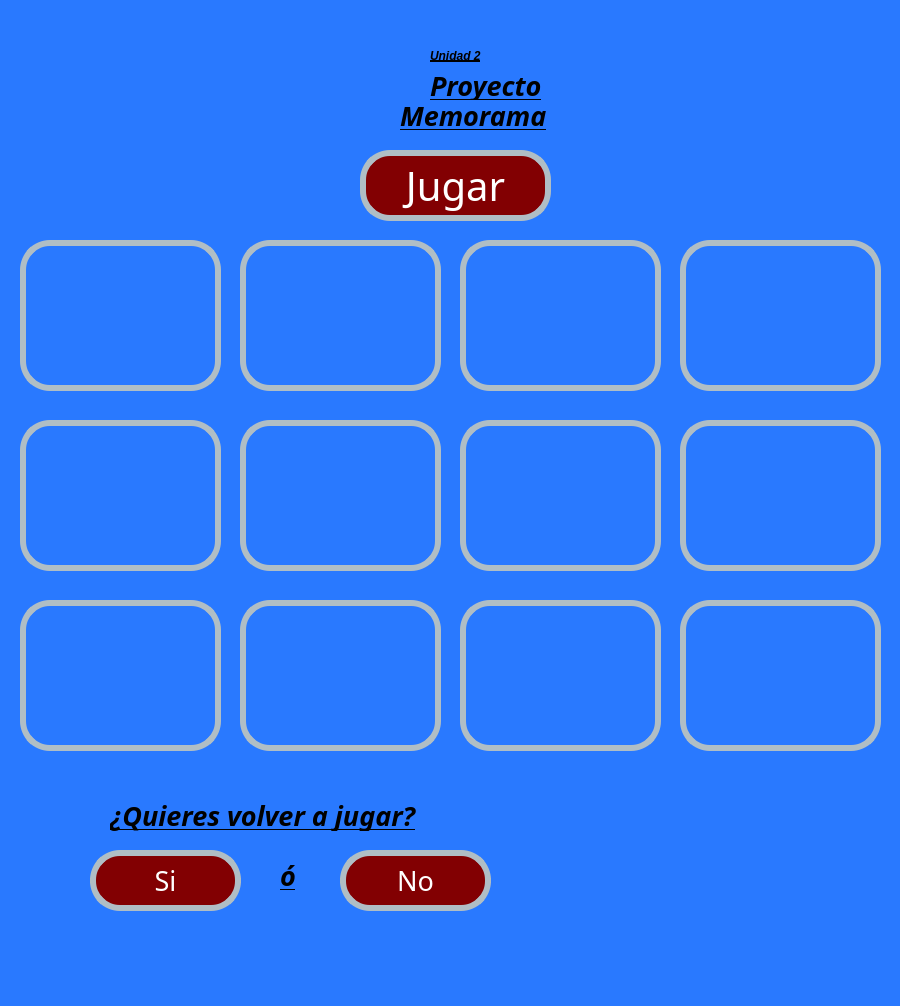
<?xml version="1.0" encoding="UTF-8"?>
<ui version="4.0">
 <class>MainWindow</class>
 <widget class="QMainWindow" name="MainWindow">
  <property name="geometry">
   <rect>
    <x>0</x>
    <y>0</y>
    <width>900</width>
    <height>1006</height>
   </rect>
  </property>
  <property name="font">
   <font>
    <pointsize>1</pointsize>
   </font>
  </property>
  <property name="windowTitle">
   <string>MainWindow</string>
  </property>
  <property name="styleSheet">
   <string notr="true">background-color: #2979FF</string>
  </property>
  <widget class="QWidget" name="centralwidget">
   <widget class="QLabel" name="lbl_imagenUat">
    <property name="geometry">
     <rect>
      <x>20</x>
      <y>0</y>
      <width>331</width>
      <height>121</height>
     </rect>
    </property>
    <property name="styleSheet">
     <string notr="true"/>
    </property>
    <property name="text">
     <string/>
    </property>
    <property name="pixmap">
     <pixmap resource="../../Archivos/Recursos.qrc">:/Logos/Archivos/log_uat_nuevo.png</pixmap>
    </property>
    <property name="scaledContents">
     <bool>true</bool>
    </property>
   </widget>
   <widget class="QLabel" name="lbl_imagenFi">
    <property name="geometry">
     <rect>
      <x>670</x>
      <y>10</y>
      <width>211</width>
      <height>141</height>
     </rect>
    </property>
    <property name="styleSheet">
     <string notr="true"/>
    </property>
    <property name="text">
     <string/>
    </property>
    <property name="pixmap">
     <pixmap resource="../../Archivos/Recursos.qrc">:/Logos/Archivos/FIT_logo_vertical.png</pixmap>
    </property>
    <property name="scaledContents">
     <bool>true</bool>
    </property>
   </widget>
   <widget class="QLabel" name="lbl_proyecto">
    <property name="geometry">
     <rect>
      <x>430</x>
      <y>70</y>
      <width>171</width>
      <height>31</height>
     </rect>
    </property>
    <property name="font">
     <font>
      <family>Forte</family>
      <pointsize>20</pointsize>
      <weight>75</weight>
      <italic>true</italic>
      <bold>true</bold>
      <underline>true</underline>
     </font>
    </property>
    <property name="styleSheet">
     <string notr="true">text-decoration: underline;
font: 20pt &quot;Forte&quot;;
color:rgb(0, 0, 0);
border-radius: 10px;
font-weight: bold;
font-style: italic;</string>
    </property>
    <property name="text">
     <string>Proyecto</string>
    </property>
   </widget>
   <widget class="QLabel" name="lbl_Unidad2">
    <property name="geometry">
     <rect>
      <x>430</x>
      <y>40</y>
      <width>161</width>
      <height>31</height>
     </rect>
    </property>
    <property name="styleSheet">
     <string notr="true">text-decoration: underline;
font: 20pt &quot;Forte&quot;;
color:rgb(0, 0, 0);
border-radius: 10px;
font-weight: bold;
font-style: italic;</string>
    </property>
    <property name="text">
     <string>Unidad 2</string>
    </property>
   </widget>
   <widget class="QPushButton" name="btn_Jugar">
    <property name="geometry">
     <rect>
      <x>360</x>
      <y>150</y>
      <width>191</width>
      <height>71</height>
     </rect>
    </property>
    <property name="font">
     <font>
      <family>Forte</family>
      <pointsize>30</pointsize>
      <weight>50</weight>
      <italic>false</italic>
      <bold>false</bold>
     </font>
    </property>
    <property name="styleSheet">
     <string notr="true">font: 30pt &quot;Forte&quot;;
background-color: rgb(130, 0, 2);
color: rgb(255, 255, 255);
border-radius:30px;
border:6px solid #B0BEC5;</string>
    </property>
    <property name="text">
     <string>Jugar</string>
    </property>
   </widget>
   <widget class="QLabel" name="lbl_imagenGatos">
    <property name="geometry">
     <rect>
      <x>570</x>
      <y>770</y>
      <width>311</width>
      <height>171</height>
     </rect>
    </property>
    <property name="styleSheet">
     <string notr="true"/>
    </property>
    <property name="text">
     <string/>
    </property>
    <property name="pixmap">
     <pixmap resource="../../Archivos/Recursos.qrc">:/Logos/Archivos/export202502092301563482.png</pixmap>
    </property>
    <property name="scaledContents">
     <bool>true</bool>
    </property>
   </widget>
   <widget class="QPushButton" name="btn_Si">
    <property name="geometry">
     <rect>
      <x>90</x>
      <y>850</y>
      <width>151</width>
      <height>61</height>
     </rect>
    </property>
    <property name="font">
     <font>
      <family>Forte</family>
      <pointsize>20</pointsize>
      <weight>50</weight>
      <italic>false</italic>
      <bold>false</bold>
     </font>
    </property>
    <property name="styleSheet">
     <string notr="true">font: 20pt &quot;Forte&quot;;
background-color: rgb(130, 0, 2);
color: rgb(255, 255, 255);
border-radius:30px;
border:6px solid #B0BEC5;</string>
    </property>
    <property name="text">
     <string>Si</string>
    </property>
   </widget>
   <widget class="QPushButton" name="btn_No">
    <property name="geometry">
     <rect>
      <x>340</x>
      <y>850</y>
      <width>151</width>
      <height>61</height>
     </rect>
    </property>
    <property name="font">
     <font>
      <family>Forte</family>
      <pointsize>20</pointsize>
      <weight>50</weight>
      <italic>false</italic>
      <bold>false</bold>
     </font>
    </property>
    <property name="styleSheet">
     <string notr="true">font: 20pt &quot;Forte&quot;;
background-color: rgb(130, 0, 2);
color: rgb(255, 255, 255);
border-radius:30px;
border:6px solid #B0BEC5;</string>
    </property>
    <property name="text">
     <string>No</string>
    </property>
   </widget>
   <widget class="QToolButton" name="toolbtn_1">
    <property name="geometry">
     <rect>
      <x>20</x>
      <y>240</y>
      <width>201</width>
      <height>151</height>
     </rect>
    </property>
    <property name="styleSheet">
     <string notr="true">image: url(:/Ejercicios/EquisG_1.png);
color: rgb(255, 255, 255);
border-radius:30px;

border-radius:30px;
border:6px solid #B0BEC5;</string>
    </property>
    <property name="text">
     <string/>
    </property>
   </widget>
   <widget class="QToolButton" name="toolbtn_5">
    <property name="geometry">
     <rect>
      <x>20</x>
      <y>420</y>
      <width>201</width>
      <height>151</height>
     </rect>
    </property>
    <property name="styleSheet">
     <string notr="true">image: url(:/Ejercicios/EquisG_1.png);
color: rgb(255, 255, 255);
border-radius:30px;

border-radius:30px;
border:6px solid #B0BEC5;</string>
    </property>
    <property name="text">
     <string/>
    </property>
   </widget>
   <widget class="QToolButton" name="toolbtn_9">
    <property name="geometry">
     <rect>
      <x>20</x>
      <y>600</y>
      <width>201</width>
      <height>151</height>
     </rect>
    </property>
    <property name="styleSheet">
     <string notr="true">image: url(:/Ejercicios/EquisG_1.png);
color: rgb(255, 255, 255);
border-radius:30px;

border-radius:30px;
border:6px solid #B0BEC5;</string>
    </property>
    <property name="text">
     <string/>
    </property>
   </widget>
   <widget class="QToolButton" name="toolbtn_6">
    <property name="geometry">
     <rect>
      <x>240</x>
      <y>420</y>
      <width>201</width>
      <height>151</height>
     </rect>
    </property>
    <property name="styleSheet">
     <string notr="true">image: url(:/Ejercicios/EquisG_1.png);
color: rgb(255, 255, 255);
border-radius:30px;

border-radius:30px;
border:6px solid #B0BEC5;</string>
    </property>
    <property name="text">
     <string/>
    </property>
   </widget>
   <widget class="QToolButton" name="toolbtn_10">
    <property name="geometry">
     <rect>
      <x>240</x>
      <y>600</y>
      <width>201</width>
      <height>151</height>
     </rect>
    </property>
    <property name="styleSheet">
     <string notr="true">image: url(:/Ejercicios/EquisG_1.png);
color: rgb(255, 255, 255);
border-radius:30px;

border-radius:30px;
border:6px solid #B0BEC5;</string>
    </property>
    <property name="text">
     <string/>
    </property>
   </widget>
   <widget class="QToolButton" name="toolbtn_2">
    <property name="geometry">
     <rect>
      <x>240</x>
      <y>240</y>
      <width>201</width>
      <height>151</height>
     </rect>
    </property>
    <property name="styleSheet">
     <string notr="true">image: url(:/Ejercicios/EquisG_1.png);
color: rgb(255, 255, 255);
border-radius:30px;

border-radius:30px;
border:6px solid #B0BEC5;</string>
    </property>
    <property name="text">
     <string/>
    </property>
   </widget>
   <widget class="QToolButton" name="toolbtn_7">
    <property name="geometry">
     <rect>
      <x>460</x>
      <y>420</y>
      <width>201</width>
      <height>151</height>
     </rect>
    </property>
    <property name="styleSheet">
     <string notr="true">image: url(:/Ejercicios/EquisG_1.png);
color: rgb(255, 255, 255);
border-radius:30px;

border-radius:30px;
border:6px solid #B0BEC5;</string>
    </property>
    <property name="text">
     <string/>
    </property>
   </widget>
   <widget class="QToolButton" name="toolbtn_11">
    <property name="geometry">
     <rect>
      <x>460</x>
      <y>600</y>
      <width>201</width>
      <height>151</height>
     </rect>
    </property>
    <property name="styleSheet">
     <string notr="true">image: url(:/Ejercicios/EquisG_1.png);
color: rgb(255, 255, 255);
border-radius:30px;

border-radius:30px;
border:6px solid #B0BEC5;</string>
    </property>
    <property name="text">
     <string/>
    </property>
   </widget>
   <widget class="QToolButton" name="toolbtn_3">
    <property name="geometry">
     <rect>
      <x>460</x>
      <y>240</y>
      <width>201</width>
      <height>151</height>
     </rect>
    </property>
    <property name="styleSheet">
     <string notr="true">image: url(:/Ejercicios/EquisG_1.png);
color: rgb(255, 255, 255);
border-radius:30px;

border-radius:30px;
border:6px solid #B0BEC5;</string>
    </property>
    <property name="text">
     <string/>
    </property>
   </widget>
   <widget class="QToolButton" name="toolbtn_4">
    <property name="geometry">
     <rect>
      <x>680</x>
      <y>240</y>
      <width>201</width>
      <height>151</height>
     </rect>
    </property>
    <property name="styleSheet">
     <string notr="true">image: url(:/Ejercicios/EquisG_1.png);
color: rgb(255, 255, 255);
border-radius:30px;

border-radius:30px;
border:6px solid #B0BEC5;</string>
    </property>
    <property name="text">
     <string/>
    </property>
   </widget>
   <widget class="QToolButton" name="toolbtn_8">
    <property name="geometry">
     <rect>
      <x>680</x>
      <y>420</y>
      <width>201</width>
      <height>151</height>
     </rect>
    </property>
    <property name="styleSheet">
     <string notr="true">image: url(:/Ejercicios/EquisG_1.png);
color: rgb(255, 255, 255);
border-radius:30px;

border-radius:30px;
border:6px solid #B0BEC5;</string>
    </property>
    <property name="text">
     <string/>
    </property>
   </widget>
   <widget class="QToolButton" name="toolbtn_12">
    <property name="geometry">
     <rect>
      <x>680</x>
      <y>600</y>
      <width>201</width>
      <height>151</height>
     </rect>
    </property>
    <property name="styleSheet">
     <string notr="true">image: url(:/Ejercicios/EquisG_1.png);
color: rgb(255, 255, 255);
border-radius:30px;

border-radius:30px;
border:6px solid #B0BEC5;</string>
    </property>
    <property name="text">
     <string/>
    </property>
   </widget>
   <widget class="QLabel" name="lbl_Pregunta">
    <property name="geometry">
     <rect>
      <x>110</x>
      <y>800</y>
      <width>381</width>
      <height>31</height>
     </rect>
    </property>
    <property name="font">
     <font>
      <family>Forte</family>
      <pointsize>20</pointsize>
      <weight>75</weight>
      <italic>true</italic>
      <bold>true</bold>
      <underline>true</underline>
     </font>
    </property>
    <property name="styleSheet">
     <string notr="true">text-decoration: underline;
font: 20pt &quot;Forte&quot;;
color:rgb(0, 0, 0);
border-radius: 10px;
font-weight: bold;
font-style: italic;</string>
    </property>
    <property name="text">
     <string>¿Quieres volver a jugar?</string>
    </property>
   </widget>
   <widget class="QLabel" name="lbl_o">
    <property name="geometry">
     <rect>
      <x>280</x>
      <y>860</y>
      <width>51</width>
      <height>31</height>
     </rect>
    </property>
    <property name="font">
     <font>
      <family>Forte</family>
      <pointsize>20</pointsize>
      <weight>75</weight>
      <italic>true</italic>
      <bold>true</bold>
      <underline>true</underline>
     </font>
    </property>
    <property name="styleSheet">
     <string notr="true">text-decoration: underline;
font: 20pt &quot;Forte&quot;;
color:rgb(0, 0, 0);
border-radius: 10px;
font-weight: bold;
font-style: italic;</string>
    </property>
    <property name="text">
     <string>ó</string>
    </property>
   </widget>
   <widget class="QLabel" name="lbl_titulo">
    <property name="geometry">
     <rect>
      <x>400</x>
      <y>100</y>
      <width>221</width>
      <height>31</height>
     </rect>
    </property>
    <property name="font">
     <font>
      <family>Forte</family>
      <pointsize>20</pointsize>
      <weight>75</weight>
      <italic>true</italic>
      <bold>true</bold>
      <underline>true</underline>
     </font>
    </property>
    <property name="styleSheet">
     <string notr="true">text-decoration: underline;
font: 20pt &quot;Forte&quot;;
color:rgb(0, 0, 0);
border-radius: 10px;
font-weight: bold;
font-style: italic;</string>
    </property>
    <property name="text">
     <string>Memorama</string>
    </property>
   </widget>
  </widget>
  <widget class="QMenuBar" name="menubar">
   <property name="geometry">
    <rect>
     <x>0</x>
     <y>0</y>
     <width>900</width>
     <height>26</height>
    </rect>
   </property>
  </widget>
  <widget class="QStatusBar" name="statusbar"/>
 </widget>
 <resources>
  <include location="../../Archivos/Recursos.qrc"/>
  <include location="../Recursos.qrc"/>
 </resources>
 <connections/>
</ui>
